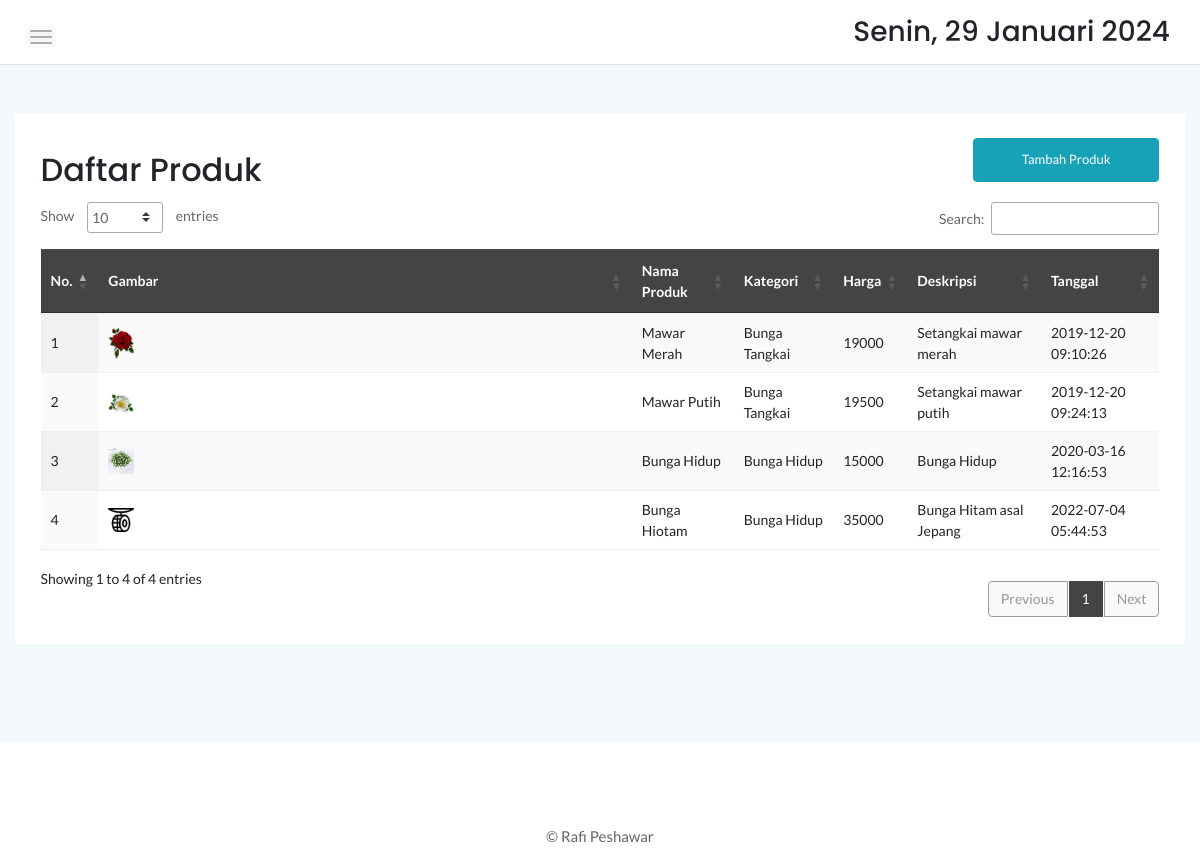
The app's page /admin/produk.php with its own data.
### tables this page shows
CREATE TABLE `produk` (
  `idproduk` int(11) NOT NULL,
  `idkategori` int(11) NOT NULL,
  `namaproduk` varchar(30) NOT NULL,
  `gambar` varchar(100) NOT NULL,
  `deskripsi` varchar(200) NOT NULL,
  `hargaafter` int(11) NOT NULL,
  `tgldibuat` timestamp NOT NULL DEFAULT current_timestamp()
);

CREATE TABLE `kategori` (
  `idkategori` int(11) NOT NULL,
  `namakategori` varchar(20) NOT NULL,
  `tgldibuat` timestamp NOT NULL DEFAULT current_timestamp()
);

### admin/produk.php (the view, shortened to what this page needs)
<?php
include '../dbconnect.php';
?>
<!doctype html>
<html class="no-js" lang="en">
<head>
	<link rel="stylesheet" href="assets/css/bootstrap.min.css">
	<link rel="stylesheet" href="assets/css/font-awesome.min.css">
	<link rel="stylesheet" href="assets/css/themify-icons.css">
	<link rel="stylesheet" href="assets/css/metisMenu.css">
	<link rel="stylesheet" href="assets/css/owl.carousel.min.css">
	<link rel="stylesheet" href="assets/css/slicknav.min.css">
	<link rel="stylesheet" href="https://www.amcharts.com/lib/3/plugins/export/export.css" type="text/css" media="all" />
	<link rel="stylesheet" type="text/css" href="https://cdn.datatables.net/1.10.20/css/jquery.dataTables.min.css">
	<link rel="stylesheet" type="text/css" href="https://cdn.datatables.net/1.10.20/css/jquery.dataTables.css">
	<link rel="stylesheet" type="text/css" href="https://cdn.datatables.net/1.10.20/css/dataTables.bootstrap4.min.css">
	<link rel="stylesheet" type="text/css" href="https://cdn.datatables.net/responsive/2.2.3/css/responsive.bootstrap.min.css">
	<link rel="stylesheet" type="text/css" href="https://cdn.datatables.net/responsive/2.2.3/css/responsive.jqueryui.min.css">
	<link rel="stylesheet" type="text/css" href="https://cdn.datatables.net/buttons/1.5.2/css/buttons.dataTables.min.css">
	<link rel="stylesheet" href="assets/css/typography.css">
	<link rel="stylesheet" href="assets/css/default-css.css">
	<link rel="stylesheet" href="assets/css/styles.css">
	<link rel="stylesheet" href="assets/css/responsive.css">
</head>
<body>
	<div class="page-container">
		<div class="main-content">
			<div class="header-area">
				<div class="row align-items-center">
					<div class="col-md-6 col-sm-8 clearfix">
						<div class="nav-btn pull-left">
							<span></span>
							<span></span>
							<span></span>
						</div>
					</div>
					<div class="col-md-6 col-sm-4 clearfix">
						<ul class="notification-area pull-right">
							<li>
								<h3>
									<div class="date">
									</div>
								</h3>
							</li>
						</ul>
					</div>
				</div>
			</div>
			<div class="main-content-inner">
				<div class="row mt-5 mb-5">
					<div class="col-12">
						<div class="card">
							<div class="card-body">
								<div class="d-sm-flex justify-content-between align-items-center">
									<h2>Daftar Produk</h2>
									<button style="margin-bottom:20px" data-toggle="modal" data-target="#myModal" class="btn btn-info col-md-2">Tambah Produk</button>
								</div>
								<div class="data-tables datatable-dark">
									<table id="dataTable3" class="display" style="width:100%">
										<thead class="thead-dark">
											<tr>
												<th>No.</th>
												<th>Gambar</th>
												<th>Nama Produk</th>
												<th>Kategori</th>
												<th>Harga</th>
												<th>Deskripsi</th>
												<th>Tanggal </th>
											</tr>
										</thead>
										<tbody>
											<?php
											$brgs = mysqli_query($conn, "SELECT * from kategori k, produk p where k.idkategori=p.idkategori order by idproduk ASC");
											$no = 1;
											while ($p = mysqli_fetch_array($brgs)) {
											?>
												<tr>
													<td><?php echo $no++ ?></td>
													<td><img src="../<?php echo $p['gambar'] ?>" width="5%" \></td>
													<td><?php echo $p['namaproduk'] ?></td>
													<td><?php echo $p['namakategori'] ?></td>
													<td><?php echo $p['hargaafter'] ?></td>
													<td><?php echo $p['deskripsi'] ?></td>
													<td><?php echo $p['tgldibuat'] ?></td>
												</tr>
											<?php
											}
											?>
										</tbody>
									</table>
								</div>
							</div>
						</div>
					</div>
				</div>
			</div>
		</div>
	</div>
	<footer>
		<div class="footer-area">
			<p>© Rafi Peshawar</p>
		</div>
	</footer>
</body>
</html>

### admin/assets/css/styles.css (style rules this page uses)
.page-container { width: 100%; height: 100%; min-height: 100vh; padding-left: 280px; -webkit-transition: padding-left 0.3s ease 0s; transition: padding-left 0.3s ease 0s; }
.card { border: none; border-radius: 4px; background-color: #fff; -webkit-transition: all 0.3s ease 0s; transition: all 0.3s ease 0s; }
.card-body { padding: 25.6px; padding: 1.6rem; }
.main-content { width: 100%; background: #F3F8FB; }
.main-content-inner { padding: 0 30px 50px; }
.header-area { padding: 15px 30px; background: #fff; border-bottom: 1px solid #d8e3e7; }
.nav-btn { margin-right: 30px; margin-top: 10px; cursor: pointer; }
.nav-btn span { display: block; width: 22px; height: 2px; background: #b3aaaa; margin: 4px 0; border-radius: 15px; -webkit-transition: all 0.3s ease 0s; transition: all 0.3s ease 0s; box-shadow: 0 0 0 4px rgba(99, 96, 96, 0.03); }
.notification-area { -webkit-user-select: none; -moz-user-select: none; -ms-user-select: none; user-select: none; position: relative; z-index: 1; }
.notification-area li { display: inline-block; margin-left: 20px; cursor: pointer; -webkit-user-select: none; -moz-user-select: none; -ms-user-select: none; user-select: none; }
.footer-area { text-align: center; padding: 23px 0 19px; background: #fff; }
.footer-area p { color: #676666; margin-bottom: 0; }
.btn { padding: 11px 17px; font-size: 13px; letter-spacing: 0; }
table tr th { border-bottom: none; }
table tr th, table tr td { border-top: 1px solid rgba(120, 130, 140, 0.13) !important; }
table.dataTable.no-footer { border-bottom: 1px solid rgba(120, 130, 140, 0.13) !important; }
table.dataTable thead th, table.dataTable thead td { border-bottom-color: transparent; }
.datatable-dark thead { background: #444; color: #fff; }

### admin/assets/css/responsive.css (style rules this page uses)
@media (min-width: 1200px) and (max-width: 1364px) { .main-content-inner { padding: 0 15px 50px; } }
@media (min-width: 1200px) and (max-width: 1364px) { .page-container, .sbar_collapsed.page-container { padding-left: 0; } }

### records on screen
produk: gambar (picture), namaproduk "Mawar Merah", idkategori.namakategori "Bunga Tangkai", hargaafter "19000", deskripsi "Setangkai mawar merah", tgldibuat "2019-12-20 09:10:26"
produk: gambar (picture), namaproduk "Mawar Putih", idkategori.namakategori "Bunga Tangkai", hargaafter "19500", deskripsi "Setangkai mawar putih", tgldibuat "2019-12-20 09:24:13"
produk: gambar (picture), namaproduk "Bunga Hidup", idkategori.namakategori "Bunga Hidup", hargaafter "15000", deskripsi "Bunga Hidup", tgldibuat "2020-03-16 12:16:53"
produk: gambar (picture), namaproduk "Bunga Hiotam", idkategori.namakategori "Bunga Hidup", hargaafter "35000", deskripsi "Bunga Hitam asal Jepang", tgldibuat "2022-07-04 05:44:53"
